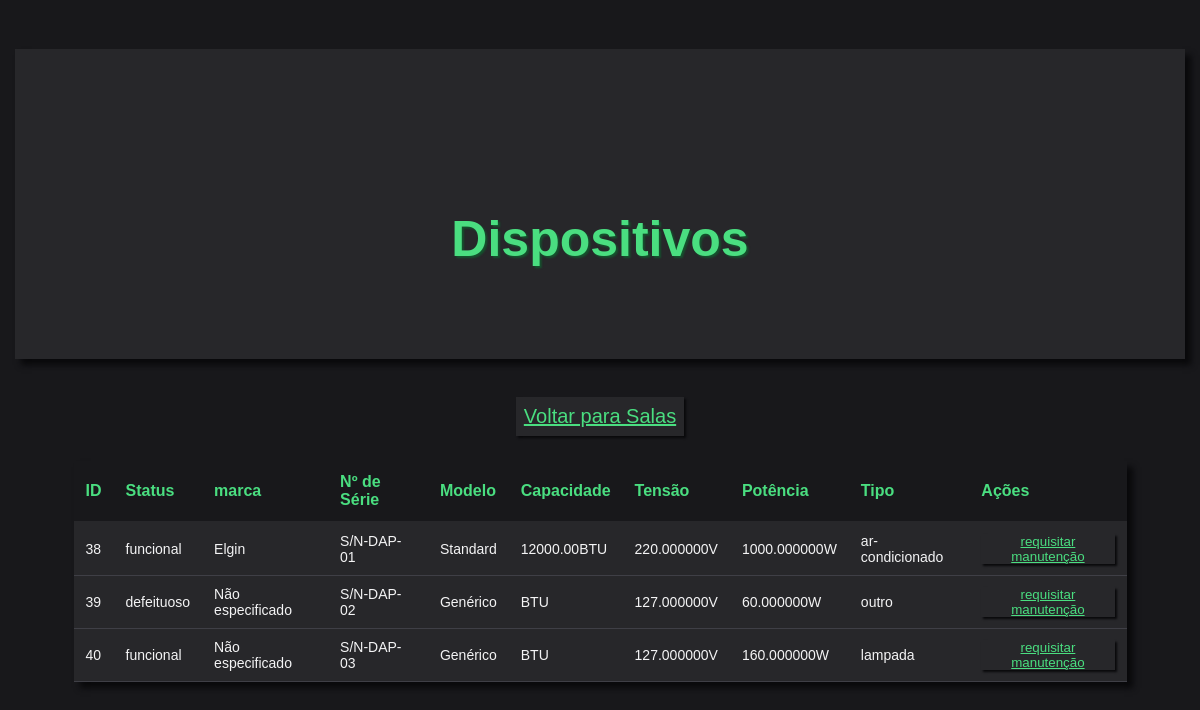
The app's page /dispositivos.php?cod_sala=20.000 with its own data.
### tables this page shows
CREATE TABLE Dispositivo(
    id_dispositivo INTEGER AUTO_INCREMENT PRIMARY KEY,
    status VARCHAR(13) CHECK(status IN ('funcional', 'em manutencao', 'defeituoso')), 
    marca VARCHAR(64),
    nr_serie VARCHAR(128) NOT NULL,
    modelo VARCHAR(256) NOT NULL,
    capacidade_btu DECIMAL(16, 2),
    tensao_v DECIMAL(16, 6) NOT NULL,
    potencia_w DECIMAL(16, 6) NOT NULL,
    tipo_dispositivo VARCHAR(16) CHECK(tipo_dispositivo IN ('ar-condicionado', 'tomada', 'televisao', 'lampada', 'outro'))
);

### dispositivos.php (the view, shortened to what this page needs)
<?php
    require_once 'conexao.php';
$cod_sala = $_GET['cod_sala'] ?? null;
if ($cod_sala !== null && $cod_sala !== '') {
    $sql = "SELECT Dispositivo.* FROM Dispositivo
            INNER JOIN Alocacao ON Dispositivo.id_dispositivo = Alocacao.id_dispositivo
            WHERE Alocacao.cod_sala = ?
            ORDER BY Dispositivo.id_dispositivo";
    $stmt = mysqli_prepare($conn, $sql);
    mysqli_stmt_bind_param($stmt, "i", $cod_sala);
    mysqli_stmt_execute($stmt);
    $resultado = mysqli_stmt_get_result($stmt);
} else {
    $sql = "SELECT * FROM Dispositivo ORDER BY id_dispositivo";
    $resultado = mysqli_query($conn, $sql);
}
$disps = mysqli_fetch_all($resultado, MYSQLI_ASSOC);
?>
<!DOCTYPE html>
<html lang="pt">
<head>
    <link rel="stylesheet" href="style.css">
</head>
<body>
    <h1>Dispositivos</h1>
    <p>
        <a href="mapa.php">Voltar para Salas</a>
    </p>
    <table>
        <tr>
            <th>ID</th>
            <th>Status</th>
            <th>marca</th>
            <th>Nº de Série</th>
            <th>Modelo</th>
            <th>Capacidade</th>
            <th>Tensão</th>
            <th>Potência</th>
            <th>Tipo</th>
            <th>Ações</th>
        </tr>
        <?php foreach ($disps as $disp): ?>
            <tr>
                <td><?= htmlspecialchars($disp['id_dispositivo']) ?></td>
                <td><?= htmlspecialchars($disp['status']) ?></td>
                <td><?= htmlspecialchars($disp['marca']) ?></td>
                <td><?= htmlspecialchars($disp['nr_serie']) ?></td>
                <td><?= htmlspecialchars($disp['modelo']) ?></td>
                <td><?= htmlspecialchars($disp['capacidade_btu']) ?>BTU</td>
                <td><?= htmlspecialchars($disp['tensao_v']) ?>V</td>
                <td><?= htmlspecialchars($disp['potencia_w']) ?>W</td>
                <td><?= htmlspecialchars($disp['tipo_dispositivo']) ?></td>
                <td>
                    <a href="requisitar_manutencao.php?id_dispositivo=<?= htmlspecialchars($disp['id_dispositivo']) ?>"><button>requisitar manutenção</button></a>
                </td>
            </tr>
        <?php endforeach; ?>
    </table>
</body>
</html>

### style.css (style rules this page uses)
body { display: flex; background-color: rgb(24, 24, 27); margin: 0px; height: 100vh; flex-direction: column; justify-content: flex-start; align-items: center; }
h1 { background-color: rgb(39, 39, 42); height:240px; width: 100%; padding: 0px; padding-top: 70px; display: flex; justify-content: center; align-items: center; text-align: center; top: -330px; font-size: 50px; color: rgb(74, 222, 128); font-family: sans-serif; text-shadow: 2px 2px 2px rgb(20, 83, 45); box-shadow: 6px 6px 6px rgb(9, 9, 11); }
button { display: flex; justify-content: center; align-items: center; height: 30px; width: 100%; background-color: rgb(39, 39, 42); box-shadow: 2px 2px 2px rgb(9, 9, 11); border: transparent; color: rgb(74, 222, 128); cursor: pointer; }
p { color: rgb(244, 244, 245); font-size: 20px; top: 30px; background-color: rgb(39, 39, 42); box-shadow: 2px 2px 2px rgb(9, 9, 11); padding: 8px; margin: 5px; }
a { color: rgb(74, 222, 128); }
p { color:#4ade80; display: flex; justify-content: center; align-items: center; }
table { width: 90%; max-width: 1200px; border-collapse: collapse; background-color: rgb(39, 39, 42); box-shadow: 6px 6px 6px rgb(9, 9, 11); font-family: sans-serif; margin-top: 20px; }
tr { height: 50px; }
th { background-color: rgb(24, 24, 27); color: rgb(74, 222, 128); padding: 12px; text-align: left; border-bottom: 2px solid rgb(39, 39, 42); font-size: 16px; }
td { padding: 10px 12px; color: rgb(244, 244, 245); border-bottom: 1px solid rgb(63, 63, 70); font-size: 14px; }

### dispositivos.php (style rules this page uses)
body { font-family: sans-serif; margin: 0; padding: 15px; background: #f5f5f5; }

### records on screen
dispositivo: id_dispositivo "38", status "funcional", marca "Elgin", nr_serie "S/N-DAP-01", modelo "Standard", capacidade_btu "12000.00", tensao_v "220.000000", potencia_w "1000.000000", tipo_dispositivo "ar-condicionado"
dispositivo: id_dispositivo "39", status "defeituoso", marca "Não especificado", nr_serie "S/N-DAP-02", modelo "Genérico", tensao_v "127.000000", potencia_w "60.000000", tipo_dispositivo "outro"
dispositivo: id_dispositivo "40", status "funcional", marca "Não especificado", nr_serie "S/N-DAP-03", modelo "Genérico", tensao_v "127.000000", potencia_w "160.000000", tipo_dispositivo "lampada"
